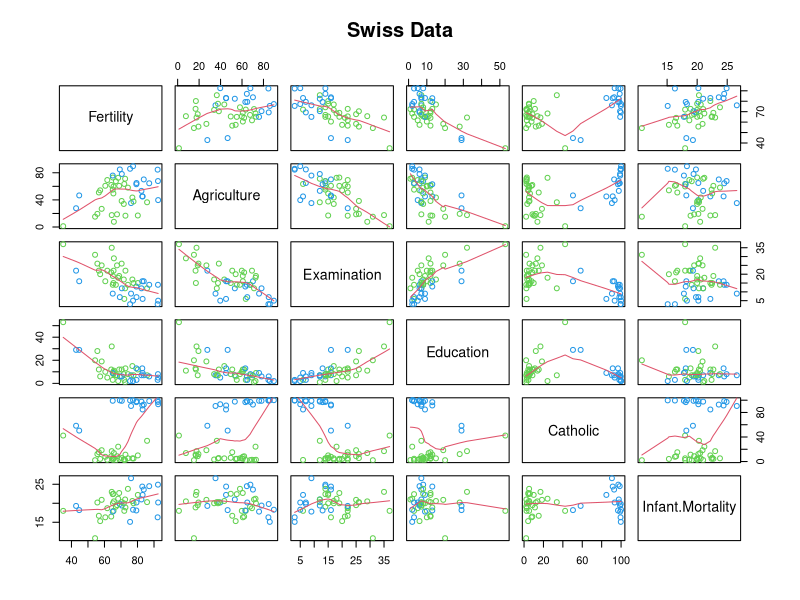
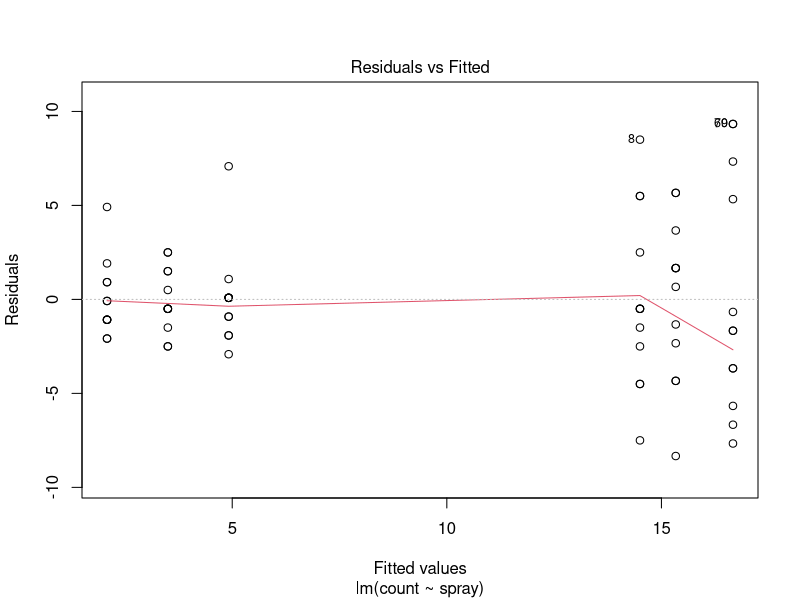
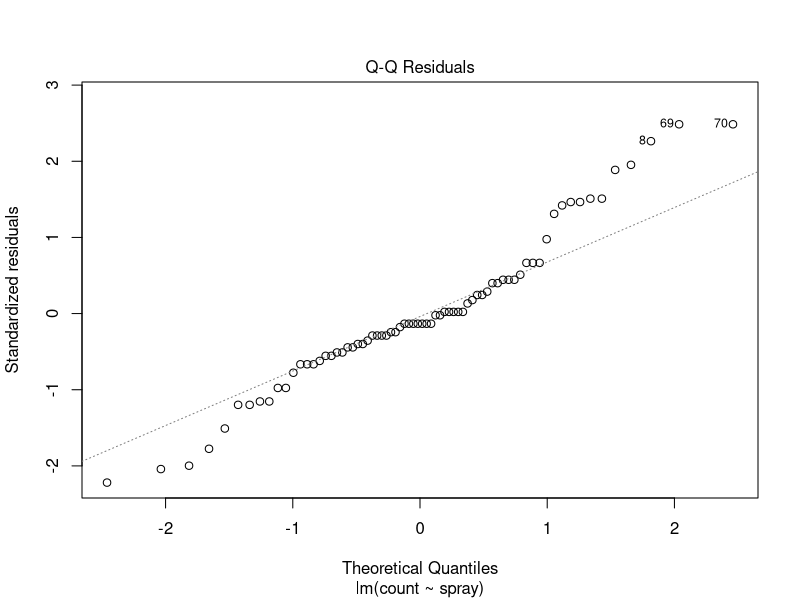
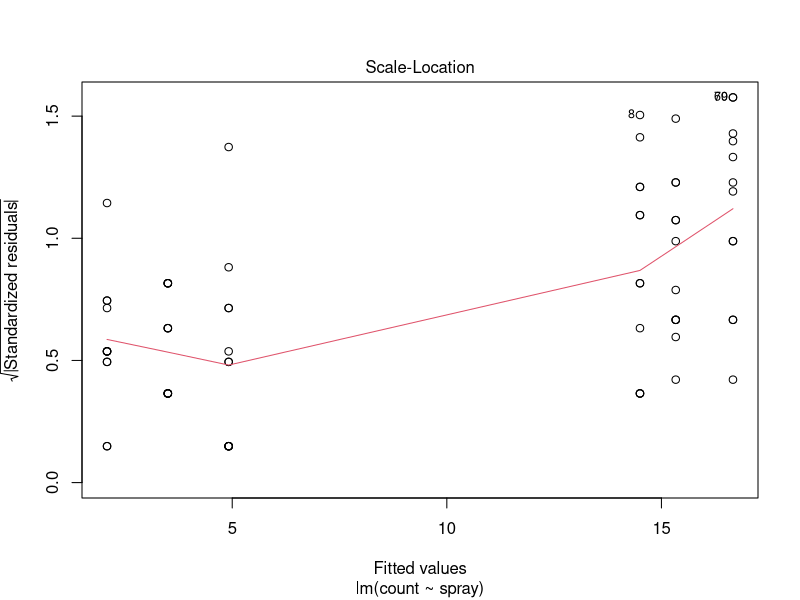
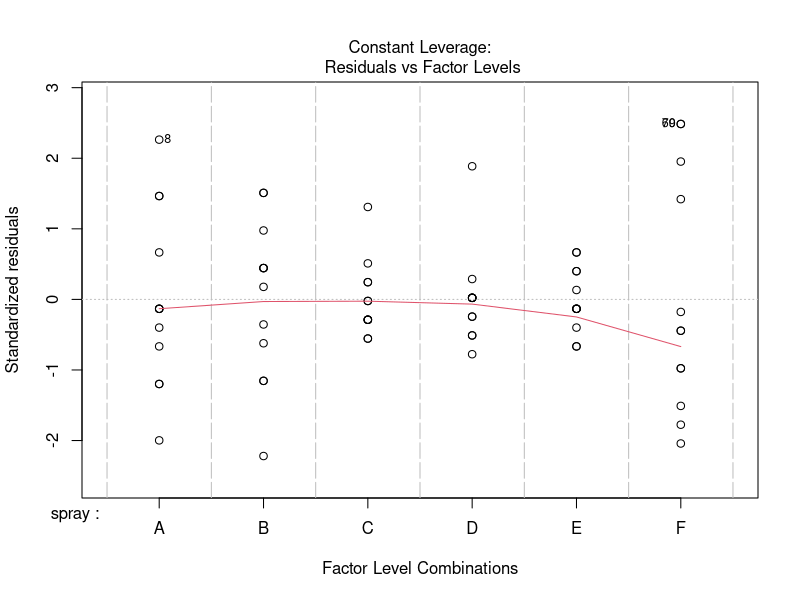
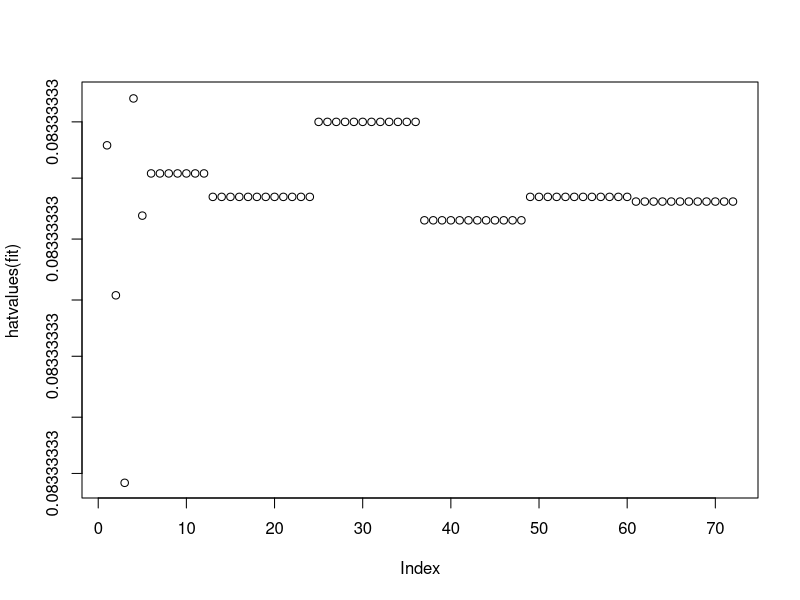

Reproduce these figures in R, in order. (Note: this script raises an error after producing the figures.)
library(datasets)
data(swiss)
require(stats)
require(graphics)

pairs(swiss, panel=panel.smooth, main="Swiss Data",col=3+(swiss$Catholic>50))

fit<-lm(Fertility~.,data=swiss)
summary(fit)


###Dummy Variables

###INsectSpray Data
data("InsectSprays")
fit<-lm(count~spray, data=InsectSprays)
fit$coefficients
summary(fit)$coef


plot(fit)
plot(hatvalues(fit))


r